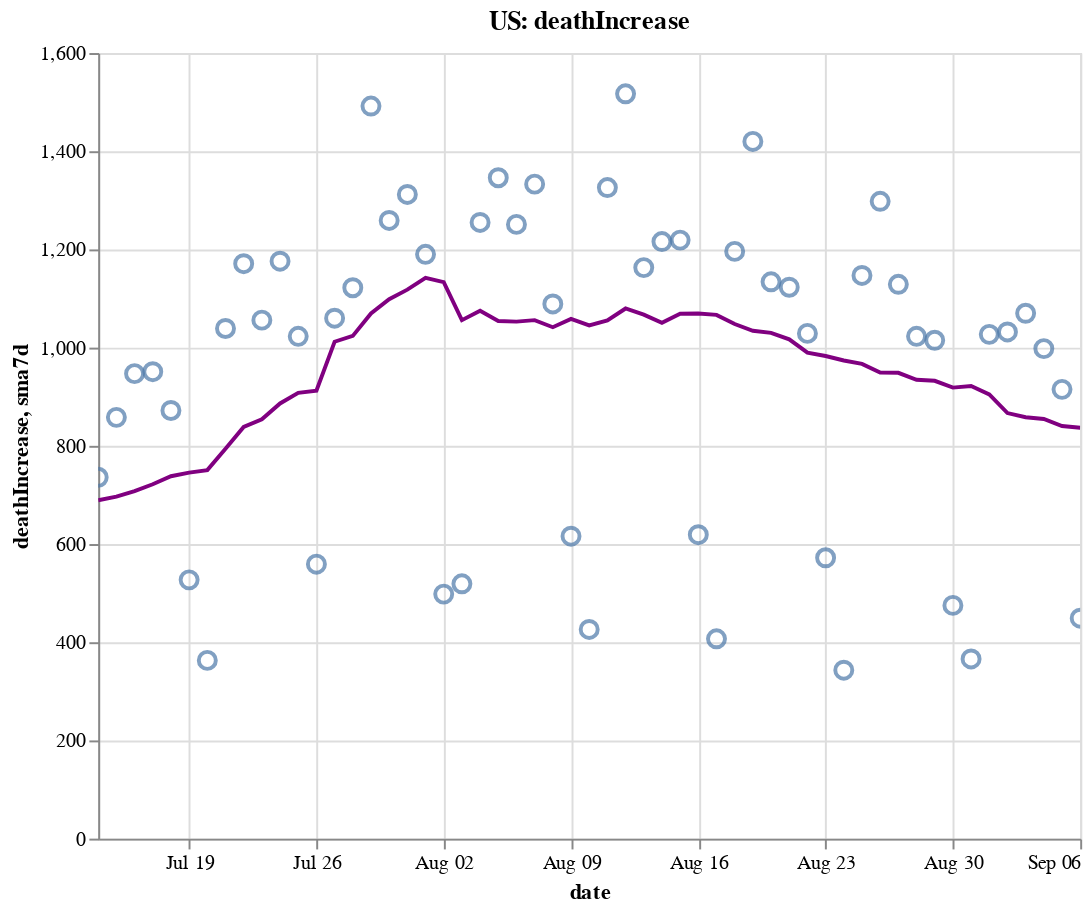

Notebook code for this chart:
### Code cell
create_plot(us, 'deathIncrease')

### Figure 1 — Vega-Lite specification as saved in the notebook (floating-point values rounded to 4 significant figures)
{"config": {"view": {"continuousWidth": 400, "continuousHeight": 300}}, "layer": [{"layer": [{"mark": {"type": "point", "size": 75}, "encoding": {"tooltip": [{"type": "temporal", "field": "date"}, {"type": "quantitative", "field": "deathIncrease"}, {"type": "quantitative", "field": "sma7d"}], "x": {"type": "temporal", "field": "date"}, "y": {"type": "quantitative", "field": "deathIncrease"}}, "selection": {"selector006": {"type": "interval", "bind": "scales", "encodings": ["x", "y"]}}}, {"mark": {"type": "line", "color": "purple"}, "encoding": {"x": {"type": "temporal", "field": "date"}, "y": {"type": "quantitative", "field": "sma7d"}}}]}, {"mark": {"type": "rule", "color": "#aaa"}, "encoding": {"x": {"type": "temporal", "field": "date"}}, "transform": [{"filter": {"selection": "selector005"}}]}, {"mark": "circle", "encoding": {"opacity": {"condition": {"value": 1, "selection": "selector005"}, "value": 0}, "tooltip": [{"type": "temporal", "field": "date"}, {"type": "quantitative", "field": "deathIncrease"}, {"type": "quantitative", "field": "sma7d"}], "x": {"type": "temporal", "field": "date"}, "y": {"type": "quantitative", "field": "deathIncrease"}}, "selection": {"selector005": {"type": "single", "encodings": ["x"], "on": "mouseover", "nearest": true, "empty": "none"}}}, {"mark": {"type": "text", "align": "left", "dx": 5, "dy": -5, "stroke": "white", "strokeWidth": 2}, "encoding": {"text": {"type": "quantitative", "field": "deathIncrease"}, "tooltip": [{"type": "temporal", "field": "date"}, {"type": "quantitative", "field": "deathIncrease"}, {"type": "quantitative", "field": "sma7d"}], "x": {"type": "temporal", "field": "date"}, "y": {"type": "quantitative", "field": "deathIncrease"}}, "transform": [{"filter": {"selection": "selector005"}}]}, {"mark": {"type": "text", "align": "left", "dx": 5, "dy": -5}, "encoding": {"text": {"type": "quantitative", "field": "deathIncrease"}, "tooltip": [{"type": "temporal", "field": "date"}, {"type": "quantitative", "field": "deathIncrease"}, {"type": "quantitative", "field": "sma7d"}], "x": {"type": "temporal", "field": "date"}, "y": {"type": "quantitative", "field": "deathIncrease"}}, "transform": [{"filter": {"selection": "selector005"}}]}], "data": {"name": "data-7bbfebe6fb93a96191133756984337ef"}, "height": 400, "title": "US: deathIncrease", "width": 500, "$schema": "https://vega.github.io/schema/vega-lite/v4.8.1.json", "datasets": {"data-7bbfebe6fb93a96191133756984337ef": [{"date": "2020-07-14T00:00:00", "totalTestResultsIncrease": 770000.0, "positiveIncrease": 62730.0, "death": 128600.0, "deathIncrease": 736.0, "positiveRate": 0.081, "state": "US", "sma7d": 689.1}, {"date": "2020-07-15T00:00:00", "totalTestResultsIncrease": 773200.0, "positiveIncrease": 65800.0, "death": 129400.0, "deathIncrease": 858.0, "positiveRate": 0.085, "state": "US", "sma7d": 696.4}, {"date": "2020-07-16T00:00:00", "totalTestResultsIncrease": 832400.0, "positiveIncrease": 71040.0, "death": 130400.0, "deathIncrease": 947.0, "positiveRate": 0.085, "state": "US", "sma7d": 707.9}, {"date": "2020-07-17T00:00:00", "totalTestResultsIncrease": 839300.0, "positiveIncrease": 76840.0, "death": 131300.0, "deathIncrease": 951.0, "positiveRate": 0.092, "state": "US", "sma7d": 721.7}, {"date": "2020-07-18T00:00:00", "totalTestResultsIncrease": 763600.0, "positiveIncrease": 64950.0, "death": 132200.0, "deathIncrease": 872.0, "positiveRate": 0.085, "state": "US", "sma7d": 738.1}, {"date": "2020-07-19T00:00:00", "totalTestResultsIncrease": 786700.0, "positiveIncrease": 64260.0, "death": 132700.0, "deathIncrease": 527.0, "positiveRate": 0.082, "state": "US", "sma7d": 745.4}, {"date": "2020-07-20T00:00:00", "totalTestResultsIncrease": 712400.0, "positiveIncrease": 57040.0, "death": 133100.0, "deathIncrease": 363.0, "positiveRate": 0.08, "state": "US", "sma7d": 750.6}, {"date": "2020-07-21T00:00:00", "totalTestResultsIncrease": 754900.0, "positiveIncrease": 63930.0, "death": 134100.0, "deathIncrease": 1039.0, "positiveRate": 0.085, "state": "US", "sma7d": 793.9}, {"date": "2020-07-22T00:00:00", "totalTestResultsIncrease": 801600.0, "positiveIncrease": 69330.0, "death": 135300.0, "deathIncrease": 1171.0, "positiveRate": 0.086, "state": "US", "sma7d": 838.6}, {"date": "2020-07-23T00:00:00", "totalTestResultsIncrease": 845900.0, "positiveIncrease": 71550.0, "death": 136400.0, "deathIncrease": 1056.0, "positiveRate": 0.085, "state": "US", "sma7d": 854.1}, {"date": "2020-07-24T00:00:00", "totalTestResultsIncrease": 933600.0, "positiveIncrease": 75240.0, "death": 137500.0, "deathIncrease": 1176.0, "positiveRate": 0.081, "state": "US", "sma7d": 886.3}, {"date": "2020-07-25T00:00:00", "totalTestResultsIncrease": 791000.0, "positiveIncrease": 64740.0, "death": 138500.0, "deathIncrease": 1023.0, "positiveRate": 0.082, "state": "US", "sma7d": 907.9}, {"date": "2020-07-26T00:00:00", "totalTestResultsIncrease": 851100.0, "positiveIncrease": 61000.0, "death": 139100.0, "deathIncrease": 559.0, "positiveRate": 0.072, "state": "US", "sma7d": 912.4}, {"date": "2020-07-27T00:00:00", "totalTestResultsIncrease": 762700.0, "positiveIncrease": 55330.0, "death": 140200.0, "deathIncrease": 1060.0, "positiveRate": 0.073, "state": "US", "sma7d": 1012.0}, {"date": "2020-07-28T00:00:00", "totalTestResultsIncrease": 738100.0, "positiveIncrease": 56450.0, "death": 141300.0, "deathIncrease": 1122.0, "positiveRate": 0.076, "state": "US", "sma7d": 1024.0}, {"date": "2020-07-29T00:00:00", "totalTestResultsIncrease": 864500.0, "positiveIncrease": 66960.0, "death": 142800.0, "deathIncrease": 1492.0, "positiveRate": 0.077, "state": "US", "sma7d": 1070.0}, {"date": "2020-07-30T00:00:00", "totalTestResultsIncrease": 814700.0, "positiveIncrease": 69420.0, "death": 144000.0, "deathIncrease": 1259.0, "positiveRate": 0.085, "state": "US", "sma7d": 1099.0}, {"date": "2020-07-31T00:00:00", "totalTestResultsIncrease": 731900.0, "positiveIncrease": 67620.0, "death": 145400.0, "deathIncrease": 1312.0, "positiveRate": 0.092, "state": "US", "sma7d": 1118.0}, {"date": "2020-08-01T00:00:00", "totalTestResultsIncrease": 745700.0, "positiveIncrease": 61100.0, "death": 146500.0, "deathIncrease": 1190.0, "positiveRate": 0.082, "state": "US", "sma7d": 1142.0}, {"date": "2020-08-02T00:00:00", "totalTestResultsIncrease": 699500.0, "positiveIncrease": 46760.0, "death": 147000.0, "deathIncrease": 498.0, "positiveRate": 0.067, "state": "US", "sma7d": 1133.0}, {"date": "2020-08-03T00:00:00", "totalTestResultsIncrease": 745100.0, "positiveIncrease": 49770.0, "death": 147600.0, "deathIncrease": 519.0, "positiveRate": 0.067, "state": "US", "sma7d": 1056.0}, {"date": "2020-08-04T00:00:00", "totalTestResultsIncrease": 717100.0, "positiveIncrease": 51860.0, "death": 148800.0, "deathIncrease": 1255.0, "positiveRate": 0.072, "state": "US", "sma7d": 1075.0}, {"date": "2020-08-05T00:00:00", "totalTestResultsIncrease": 699600.0, "positiveIncrease": 52330.0, "death": 150200.0, "deathIncrease": 1346.0, "positiveRate": 0.075, "state": "US", "sma7d": 1054.0}, {"date": "2020-08-06T00:00:00", "totalTestResultsIncrease": 766600.0, "positiveIncrease": 54180.0, "death": 151400.0, "deathIncrease": 1251.0, "positiveRate": 0.071, "state": "US", "sma7d": 1053.0}, {"date": "2020-08-07T00:00:00", "totalTestResultsIncrease": 785400.0, "positiveIncrease": 61350.0, "death": 152700.0, "deathIncrease": 1333.0, "positiveRate": 0.078, "state": "US", "sma7d": 1056.0}, {"date": "2020-08-08T00:00:00", "totalTestResultsIncrease": 683400.0, "positiveIncrease": 53710.0, "death": 153800.0, "deathIncrease": 1089.0, "positiveRate": 0.079, "state": "US", "sma7d": 1042.0}, {"date": "2020-08-09T00:00:00", "totalTestResultsIncrease": 724000.0, "positiveIncrease": 50620.0, "death": 154400.0, "deathIncrease": 616.0, "positiveRate": 0.07, "state": "US", "sma7d": 1058.0}, {"date": "2020-08-10T00:00:00", "totalTestResultsIncrease": 740900.0, "positiveIncrease": 42090.0, "death": 154900.0, "deathIncrease": 426.0, "positiveRate": 0.057, "state": "US", "sma7d": 1045.0}, {"date": "2020-08-11T00:00:00", "totalTestResultsIncrease": 760000.0, "positiveIncrease": 55700.0, "death": 156200.0, "deathIncrease": 1326.0, "positiveRate": 0.073, "state": "US", "sma7d": 1055.0}, {"date": "2020-08-12T00:00:00", "totalTestResultsIncrease": 500200.0, "positiveIncrease": 56130.0, "death": 157700.0, "deathIncrease": 1517.0, "positiveRate": 0.112, "state": "US", "sma7d": 1080.0}, {"date": "2020-08-13T00:00:00", "totalTestResultsIncrease": 900300.0, "positiveIncrease": 51760.0, "death": 158900.0, "deathIncrease": 1163.0, "positiveRate": 0.057, "state": "US", "sma7d": 1067.0}, {"date": "2020-08-14T00:00:00", "totalTestResultsIncrease": 862300.0, "positiveIncrease": 55640.0, "death": 160100.0, "deathIncrease": 1216.0, "positiveRate": 0.065, "state": "US", "sma7d": 1050.0}, {"date": "2020-08-15T00:00:00", "totalTestResultsIncrease": 756700.0, "positiveIncrease": 56150.0, "death": 161300.0, "deathIncrease": 1219.0, "positiveRate": 0.074, "state": "US", "sma7d": 1069.0}, {"date": "2020-08-16T00:00:00", "totalTestResultsIncrease": 790400.0, "positiveIncrease": 42490.0, "death": 161900.0, "deathIncrease": 619.0, "positiveRate": 0.054, "state": "US", "sma7d": 1069.0}, {"date": "2020-08-17T00:00:00", "totalTestResultsIncrease": 670100.0, "positiveIncrease": 37880.0, "death": 162300.0, "deathIncrease": 407.0, "positiveRate": 0.057, "state": "US", "sma7d": 1067.0}, {"date": "2020-08-18T00:00:00", "totalTestResultsIncrease": 663600.0, "positiveIncrease": 40800.0, "death": 163500.0, "deathIncrease": 1196.0, "positiveRate": 0.061, "state": "US", "sma7d": 1048.0}, {"date": "2020-08-19T00:00:00", "totalTestResultsIncrease": 674000.0, "positiveIncrease": 44950.0, "death": 165000.0, "deathIncrease": 1420.0, "positiveRate": 0.067, "state": "US", "sma7d": 1034.0}, {"date": "2020-08-20T00:00:00", "totalTestResultsIncrease": 703300.0, "positiveIncrease": 43760.0, "death": 166100.0, "deathIncrease": 1134.0, "positiveRate": 0.062, "state": "US", "sma7d": 1030.0}, {"date": "2020-08-21T00:00:00", "totalTestResultsIncrease": 759100.0, "positiveIncrease": 46560.0, "death": 167200.0, "deathIncrease": 1123.0, "positiveRate": 0.061, "state": "US", "sma7d": 1017.0}, {"date": "2020-08-22T00:00:00", "totalTestResultsIncrease": 773800.0, "positiveIncrease": 46240.0, "death": 168200.0, "deathIncrease": 1029.0, "positiveRate": 0.06, "state": "US", "sma7d": 989.7}, {"date": "2020-08-23T00:00:00", "totalTestResultsIncrease": 629500.0, "positiveIncrease": 37570.0, "death": 168800.0, "deathIncrease": 572.0, "positiveRate": 0.06, "state": "US", "sma7d": 983.0}, {"date": "2020-08-24T00:00:00", "totalTestResultsIncrease": 692200.0, "positiveIncrease": 34640.0, "death": 169200.0, "deathIncrease": 343.0, "positiveRate": 0.05, "state": "US", "sma7d": 973.9}, {"date": "2020-08-25T00:00:00", "totalTestResultsIncrease": 645600.0, "positiveIncrease": 36370.0, "death": 170300.0, "deathIncrease": 1147.0, "positiveRate": 0.056, "state": "US", "sma7d": 966.9}, {"date": "2020-08-26T00:00:00", "totalTestResultsIncrease": 655700.0, "positiveIncrease": 44060.0, "death": 171600.0, "deathIncrease": 1298.0, "positiveRate": 0.067, "state": "US", "sma7d": 949.4}, {"date": "2020-08-27T00:00:00", "totalTestResultsIncrease": 751900.0, "positiveIncrease": 43980.0, "death": 172700.0, "deathIncrease": 1129.0, "positiveRate": 0.058, "state": "US", "sma7d": 948.7}, {"date": "2020-08-28T00:00:00", "totalTestResultsIncrease": 783200.0, "positiveIncrease": 46550.0, "death": 173800.0, "deathIncrease": 1023.0, "positiveRate": 0.059, "state": "US", "sma7d": 934.4}, {"date": "2020-08-29T00:00:00", "totalTestResultsIncrease": 775600.0, "positiveIncrease": 44500.0, "death": 174800.0, "deathIncrease": 1015.0, "positiveRate": 0.057, "state": "US", "sma7d": 932.4}, {"date": "2020-08-30T00:00:00", "totalTestResultsIncrease": 746500.0, "positiveIncrease": 39500.0, "death": 175200.0, "deathIncrease": 475.0, "positiveRate": 0.053, "state": "US", "sma7d": 918.6}, {"date": "2020-08-31T00:00:00", "totalTestResultsIncrease": 685600.0, "positiveIncrease": 31410.0, "death": 175600.0, "deathIncrease": 366.0, "positiveRate": 0.046, "state": "US", "sma7d": 921.9}, {"date": "2020-09-01T00:00:00", "totalTestResultsIncrease": 704300.0, "positiveIncrease": 42420.0, "death": 176600.0, "deathIncrease": 1027.0, "positiveRate": 0.06, "state": "US", "sma7d": 904.7}, {"date": "2020-09-02T00:00:00", "totalTestResultsIncrease": 649600.0, "positiveIncrease": 30600.0, "death": 177700.0, "deathIncrease": 1032.0, "positiveRate": 0.047, "state": "US", "sma7d": 866.7}, {"date": "2020-09-03T00:00:00", "totalTestResultsIncrease": 734600.0, "positiveIncrease": 44720.0, "death": 178700.0, "deathIncrease": 1070.0, "positiveRate": 0.061, "state": "US", "sma7d": 858.3}, {"date": "2020-09-04T00:00:00", "totalTestResultsIncrease": 912100.0, "positiveIncrease": 51590.0, "death": 179700.0, "deathIncrease": 998.0, "positiveRate": 0.057, "state": "US", "sma7d": 854.7}, {"date": "2020-09-05T00:00:00", "totalTestResultsIncrease": 806300.0, "positiveIncrease": 44670.0, "death": 180700.0, "deathIncrease": 915.0, "positiveRate": 0.055, "state": "US", "sma7d": 840.4}, {"date": "2020-09-06T00:00:00", "totalTestResultsIncrease": 736000.0, "positiveIncrease": 32990.0, "death": 181100.0, "deathIncrease": 449.0, "positiveRate": 0.045, "state": "US", "sma7d": 836.7}]}}
